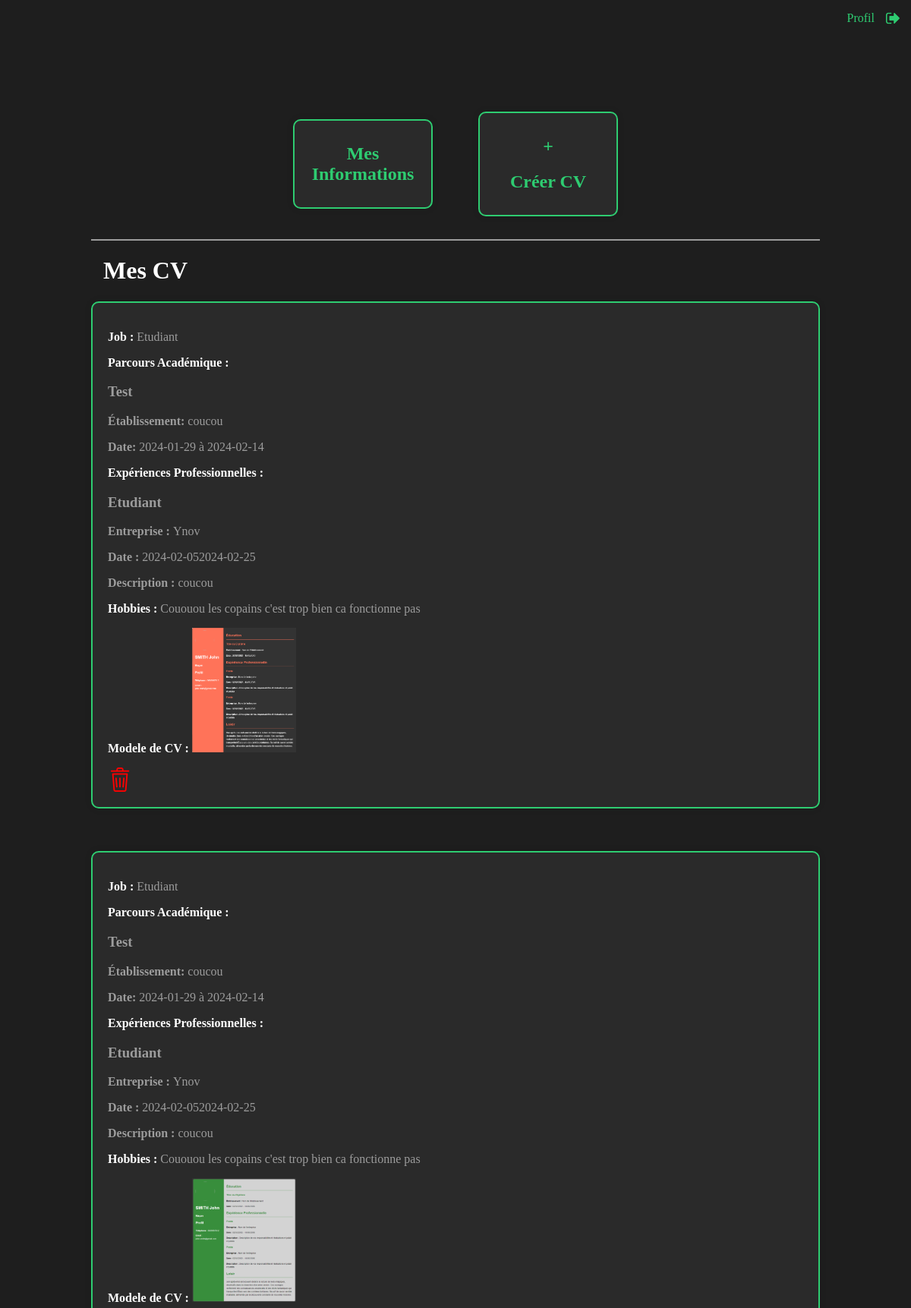
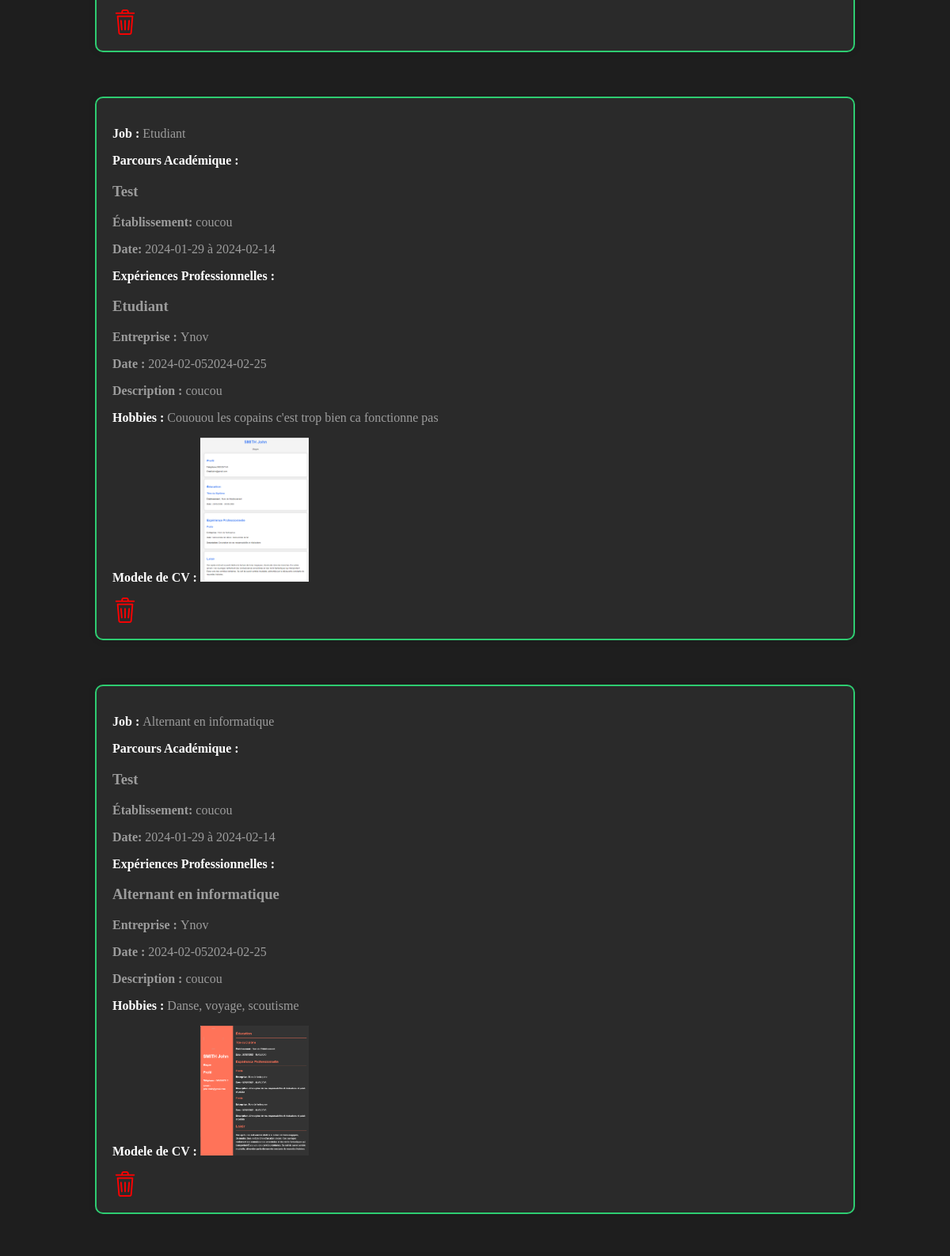
The app's page /Front/Templates/home1.php (signed in, upper part) with its own data (2 pictures, top to bottom).
### tables this page shows
CREATE TABLE `cv` (
  `Cv_id` int(255) NOT NULL,
  `Job` varchar(255) NOT NULL,
  `Hobbies` text NOT NULL,
  `User_id` int(255) NOT NULL,
  `Model` int(255) NOT NULL
);

CREATE TABLE `liaison_academic` (
  `id` int(11) NOT NULL,
  `Academic_id` int(255) NOT NULL,
  `Cv_id` int(255) NOT NULL
);

CREATE TABLE `academics` (
  `Academic_id` int(255) NOT NULL,
  `Diploma` varchar(200) NOT NULL,
  `Date_start` date NOT NULL,
  `Date_end` date NOT NULL,
  `School` varchar(100) NOT NULL,
  `User_id` int(255) NOT NULL
);

CREATE TABLE `liaison_experience` (
  `id` int(255) NOT NULL,
  `Experience_id` int(255) NOT NULL,
  `Cv_id` int(255) NOT NULL
);

CREATE TABLE `experiences` (
  `Experience_id` int(255) NOT NULL,
  `Company` varchar(200) NOT NULL,
  `Date_start` date NOT NULL,
  `Date_end` date NOT NULL,
  `Job` varchar(100) NOT NULL,
  `Descriptions` text NOT NULL,
  `User_id` int(255) NOT NULL
);

### server/CV/controllers.php (called while the page is built, shortened)
<?php
include 'middlewares.php';
function showCvByUser($userId, $bdd)
{
    $cv = $bdd->prepare("SELECT * FROM cv WHERE User_id=? ORDER BY Cv_id DESC");
    $cv->execute([$userId]);
    showCvMiddleware($cv, $bdd);
}

### server/pages/information.php (called while the page is built, shortened)
<?php
include 'C:/xampp/htdocs/generateur_de_CV/server/experiences/controllers.php';
include 'C:/xampp/htdocs/generateur_de_CV/server/academics/controllers.php';
function getUserID()
{
    $bdd = new PDO('mysql:host=localhost;dbname=database', 'root', '');
    $userIdQuery = $bdd->prepare("SELECT User_id FROM users WHERE username=?");
    $userIdQuery->execute([$_SESSION['username']]);
    $userId = $userIdQuery->fetchColumn();
    return $userId;
}

### server/experiences/services.php (the view, shortened to what this page needs)
<?php
function getExperiencesForCV($bdd, $id)
{
    $experiences = $bdd->prepare("SELECT * FROM experiences LEFT JOIN liaison_experience ON experiences.Experience_id = liaison_experience.Experience_id LEFT JOIN cv ON cv.Cv_id = liaison_experience.Cv_id WHERE experiences.User_id=? AND cv.Cv_id=?");
    $experiences->execute([getUserID(), $id]);
    return $experiences;
}
function showDivExperiencesCV($experiences)
{
    while ($rowExpe = $experiences->fetch(PDO::FETCH_ASSOC)) {
        echo "<h3>" . ucfirst($rowExpe['Job']) . "</h3>";
        echo "<p><strong>Entreprise : </strong>" . $rowExpe['Company'] . "</p>";
        echo "<p><strong>Date : </strong>" . $rowExpe['Date_start'] . $rowExpe['Date_end'] . "</p>";
        echo "<p><strong>Description : </strong>" . $rowExpe['Descriptions'] . "</p>";
    }
}

### server/CV/middlewares.php (shortened to what this page needs)
<?php
include 'services.php';
function showCvMiddleware($cvs, $bdd)
{
    foreach ($cvs as $cv) {
        showCV($cv, $bdd);
    }
}

### server/CV/services.php (shortened to what this page needs)
<?php
function showCV($cv, $bdd)
{
    echo "<form action='' method='post'><div style='margin-left: 15vh;
    margin-right: 15vh;
    margin-bottom: 7vh;
    background-color: #2a2a2a;
    padding: 20px;
    border-radius: 10px;
    border: 2px solid #2ecc71;
    box-shadow: 0 0 10px rgba(0, 0, 0, 0.1);'><p style='color: #9c9c9c'><strong style='color: white'>Job : </strong>" . ucfirst($cv['Job']) . "</p>";
    $academics = getAcademicsForCV($bdd, $cv['Cv_id']);
    echo "<section><strong style='color: white'>Parcours Académique : </strong>";
    showDivAcademicsCV($academics);
    echo "</section>";
    echo "<section><strong style='color: white'>Expériences Professionnelles : </strong>";
    $experiences = getExperiencesForCV($bdd, $cv['Cv_id']);
    showDivExperiencesCV($experiences);
    echo "</section>";
    echo "<p style='color: #9c9c9c'><strong style='color: white'>Hobbies : </strong>" . ucfirst($cv['Hobbies']) . "</p>";
    echo "<p style='color: #9c9c9c'><strong style='color: white'>Modele de CV : </strong><img src='../../Front/image/model". $cv['Model'] .".png' style='width: 15%; height: auto'></p>";
    echo "<style>
        .delete {
            width: 4vh;
            height: 4vh;
            background-image: url(../../Front/image/corbeille.png);
            background-size: cover;
            background-color: #2a2a2a;
            border: none;
        }
        .delete:hover {
            cursor: pointer;
        }
    </style>
    <input type='submit' class='delete' value='' name='deleteCv{$cv['Cv_id']}'></div></form>";
}

### server/academics/services.php (shortened to what this page needs)
<?php
function getAcademicsForCV($bdd, $cvId)
{
    $academics = $bdd->prepare("SELECT * FROM academics LEFT JOIN liaison_academic ON academics.Academic_id = liaison_academic.Academic_id LEFT JOIN cv ON cv.Cv_id = liaison_academic.Cv_id WHERE academics.User_id=? AND cv.Cv_id=?");
    $academics->execute([getUserID(), $cvId]);
    return $academics;
}
function showDivAcademicsCV($academics)
{
    while ($row = $academics->fetch(PDO::FETCH_ASSOC)) {
        echo "<h3>" . ucfirst($row['Diploma']) . "</h3>";
        echo "<p><strong>Établissement: </strong>" . $row['School'] . "</p>";
        echo "<p><strong>Date: </strong>" . $row['Date_start'] . " à " . $row['Date_end'] . "</p>";
    }
}

### Front/Css/home.css (style rules this page uses)
body { height: 100vh; margin: 0; background-color: #1e1e1e; }
section { color: #9c9c9c; }
img { width: 18px; height: auto; }

### server/CV/services.php (style rules this page uses)
.delete { width: 4vh; height: 4vh; background-image: url(../../Front/image/corbeille.png); background-size: cover; background-color: #2a2a2a; border: none; }

### records on screen
cv: Job "Etudiant", Hobbies "Cououou les copains c'est trop bien ca fonctionne pas"
liaison_academic: Academic.Diploma "Test", Academic.School "coucou", Academic.Date_start "2024-01-29", Academic.Date_end "2024-02-14"
liaison_experience: Cv.Job "Etudiant", Experience.Company "Ynov", Experience.Date_start "2024-02-05", Experience.Date_end "2024-02-25", Experience.Descriptions "coucou"
cv: Job "Etudiant", Hobbies "Cououou les copains c'est trop bien ca fonctionne pas", shows a picture
liaison_academic: Academic.Diploma "Test", Academic.School "coucou", Academic.Date_start "2024-01-29", Academic.Date_end "2024-02-14"
liaison_experience: Cv.Job "Etudiant", Experience.Company "Ynov", Experience.Date_start "2024-02-05", Experience.Date_end "2024-02-25", Experience.Descriptions "coucou"
cv: Job "Etudiant", Hobbies "Cououou les copains c'est trop bien ca fonctionne pas", shows a picture
liaison_academic: Academic.Diploma "Test", Academic.School "coucou", Academic.Date_start "2024-01-29", Academic.Date_end "2024-02-14"
liaison_experience: Cv.Job "Etudiant", Experience.Company "Ynov", Experience.Date_start "2024-02-05", Experience.Date_end "2024-02-25", Experience.Descriptions "coucou"
cv: Job "Alternant en informatique", Hobbies "Danse, voyage, scoutisme"
liaison_academic: Academic.Diploma "Test", Academic.School "coucou", Academic.Date_start "2024-01-29", Academic.Date_end "2024-02-14"
liaison_experience: Cv.Job "Alternant en informatique", Experience.Company "Ynov", Experience.Date_start "2024-02-05", Experience.Date_end "2024-02-25", Experience.Descriptions "coucou"
